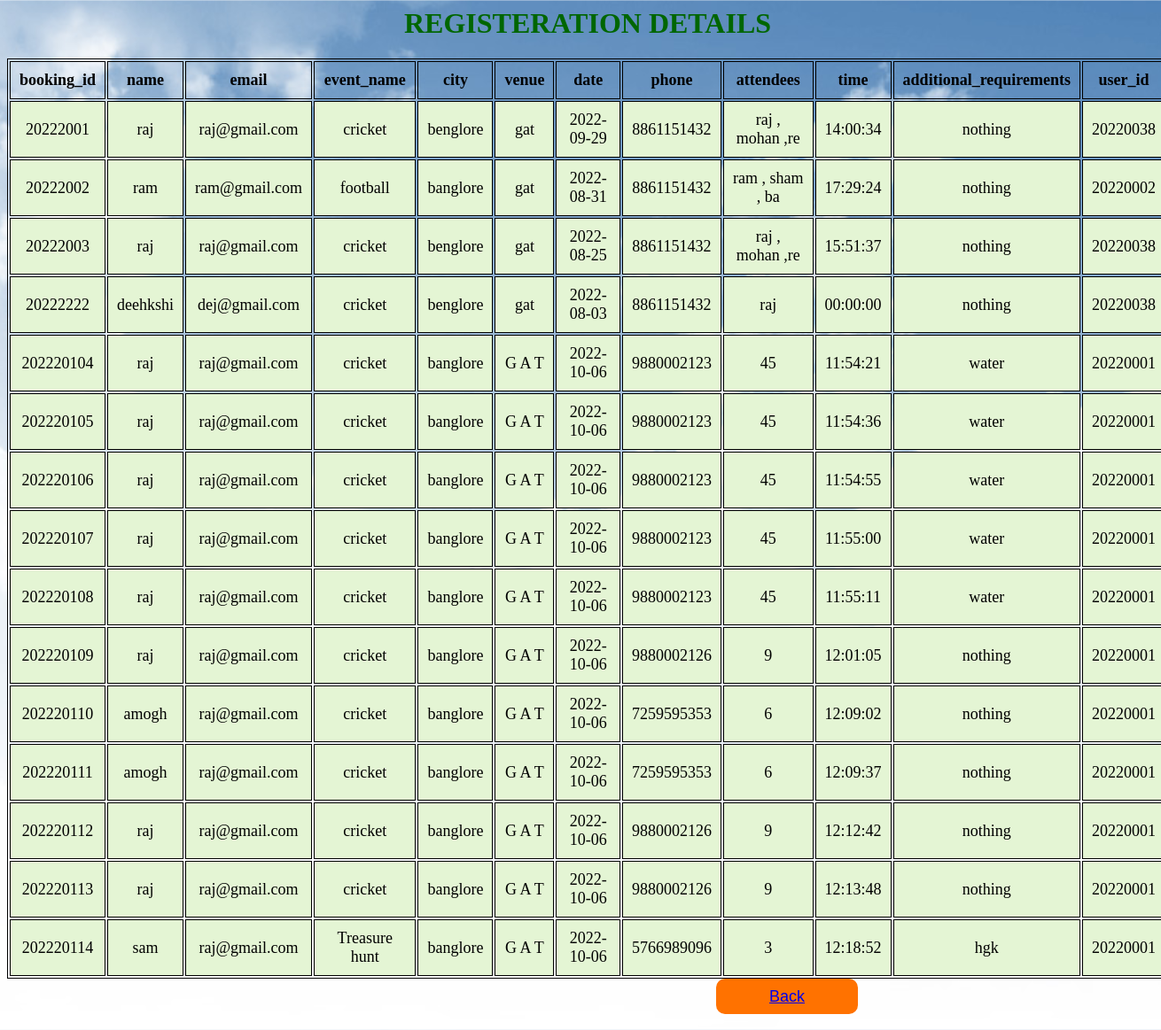
Page /registeration_detais.php on the committed database.
### tables this page shows
CREATE TABLE `booking` (
  `booking_id` bigint(10) NOT NULL,
  `name` varchar(15) NOT NULL,
  `email` varchar(20) NOT NULL,
  `event_name` varchar(20) NOT NULL,
  `city` varchar(10) NOT NULL,
  `venue` varchar(20) NOT NULL,
  `date` date NOT NULL DEFAULT current_timestamp(),
  `phone` varchar(10) NOT NULL,
  `attendees` varchar(15) NOT NULL,
  `time` time DEFAULT current_timestamp(),
  `additional_requirements` varchar(10) NOT NULL,
  `user_id` bigint(10) DEFAULT NULL
);

### registeration_detais.php (the view, shortened to what this page needs)
<h1>REGISTERATION DETAILS</h1>
<?php
	         include 'config.php';
            $query = "SELECT `booking_id`, `name`, `email`, `event_name`, `city`, `venue`, `date`, `phone`, `attendees`, `time`, `additional_requirements`, `user_id` FROM `booking` WHERE 1";
            $res = mysqli_query($conn,$query);
            $all_property = array();
            echo '<table class="data-table"><thead>';
            while ($property = mysqli_fetch_field($res)) {
                echo '<th>' . $property->name . '</th>';
                array_push($all_property, $property->name);
            }
            echo '</thead>';
            while ($row = mysqli_fetch_array($res)) {
                echo "<tr>";
                foreach ($all_property as $item) {
                    echo '<td>' . $row[$item] . '</td>';
                }
                echo '</tr>';
            }
            echo "</table>";
?>
<!DOCTYPE html>
<html lang="en">
<head>
    <link rel="stylesheet" type="text/css" href="style_content.css">
</head>
<body>
<button class="cn"><a href="add_admin.php"> Back </a></button>
</body>
</html>

### style_content.css (style rules this page uses)
table { margin: 0 auto; font-size: large; border: 1px solid black; }
h1 { text-align: center; color: #006600; font-size: xx-large; font-family: 'Gill Sans', 'Gill Sans MT', ' Calibri', 'Trebuchet MS', 'sans-serif'; }
td { background-color: #E4F5D4; border: 1px solid black; }
th, td { font-weight: bold; border: 1px solid black; padding: 10px; text-align: center; }
td { font-weight: lighter; }
.cn { width: 160px; height: 40px; background: #ff7200; border: none; margin-bottom: 10px; margin-left: 800px; font-size: 18px; border-radius: 10px; cursor: pointer; transition: .4s ease; }
body { width: 100%; min-height: 100vh; background-image: url(srajan.jpg); background-position: center; background-size: cover; justify-content: center; align-items: center; }

### rows in the picture
booking: booking_id "20222001", name "raj", email "raj@gmail.com", event_name "cricket", city "benglore", venue "gat", date "2022-09-29", phone "8861151432", attendees "raj , mohan ,re", time "14:00:34", additional_requirements "nothing", user "20220038"
booking: booking_id "20222002", name "ram", email "ram@gmail.com", event_name "football", city "banglore", venue "gat", date "2022-08-31", phone "8861151432", attendees "ram , sham , ba", time "17:29:24", additional_requirements "nothing", user "20220002"
booking: booking_id "20222003", name "raj", email "raj@gmail.com", event_name "cricket", city "benglore", venue "gat", date "2022-08-25", phone "8861151432", attendees "raj , mohan ,re", time "15:51:37", additional_requirements "nothing", user "20220038"
booking: booking_id "20222222", name "deehkshi", email "dej@gmail.com", event_name "cricket", city "benglore", venue "gat", date "2022-08-03", phone "8861151432", attendees "raj", time "00:00:00", additional_requirements "nothing", user "20220038"
booking: booking_id "202220104", name "raj", email "raj@gmail.com", event_name "cricket", city "banglore", venue "G A T", date "2022-10-06", phone "9880002123", attendees "45", time "11:54:21", additional_requirements "water", user "20220001"
booking: booking_id "202220105", name "raj", email "raj@gmail.com", event_name "cricket", city "banglore", venue "G A T", date "2022-10-06", phone "9880002123", attendees "45", time "11:54:36", additional_requirements "water", user "20220001"
booking: booking_id "202220106", name "raj", email "raj@gmail.com", event_name "cricket", city "banglore", venue "G A T", date "2022-10-06", phone "9880002123", attendees "45", time "11:54:55", additional_requirements "water", user "20220001"
booking: booking_id "202220107", name "raj", email "raj@gmail.com", event_name "cricket", city "banglore", venue "G A T", date "2022-10-06", phone "9880002123", attendees "45", time "11:55:00", additional_requirements "water", user "20220001"
booking: booking_id "202220108", name "raj", email "raj@gmail.com", event_name "cricket", city "banglore", venue "G A T", date "2022-10-06", phone "9880002123", attendees "45", time "11:55:11", additional_requirements "water", user "20220001"
booking: booking_id "202220109", name "raj", email "raj@gmail.com", event_name "cricket", city "banglore", venue "G A T", date "2022-10-06", phone "9880002126", attendees "9", time "12:01:05", additional_requirements "nothing", user "20220001"
booking: booking_id "202220110", name "amogh", email "raj@gmail.com", event_name "cricket", city "banglore", venue "G A T", date "2022-10-06", phone "7259595353", attendees "6", time "12:09:02", additional_requirements "nothing", user "20220001"
booking: booking_id "202220111", name "amogh", email "raj@gmail.com", event_name "cricket", city "banglore", venue "G A T", date "2022-10-06", phone "7259595353", attendees "6", time "12:09:37", additional_requirements "nothing", user "20220001"
booking: booking_id "202220112", name "raj", email "raj@gmail.com", event_name "cricket", city "banglore", venue "G A T", date "2022-10-06", phone "9880002126", attendees "9", time "12:12:42", additional_requirements "nothing", user "20220001"
booking: booking_id "202220113", name "raj", email "raj@gmail.com", event_name "cricket", city "banglore", venue "G A T", date "2022-10-06", phone "9880002126", attendees "9", time "12:13:48", additional_requirements "nothing", user "20220001"
booking: booking_id "202220114", name "sam", email "raj@gmail.com", event_name "Treasure hunt", city "banglore", venue "G A T", date "2022-10-06", phone "5766989096", attendees "3", time "12:18:52", additional_requirements "hgk", user "20220001"

### other values in the picture
$property->name "booking_id"
$property->name "name"
$property->name "email"
$property->name "event_name"
$property->name "city"
$property->name "venue"
$property->name "date"
$property->name "phone"
$property->name "attendees"
$property->name "time"
$property->name "additional_requirements"
$property->name "user_id"
